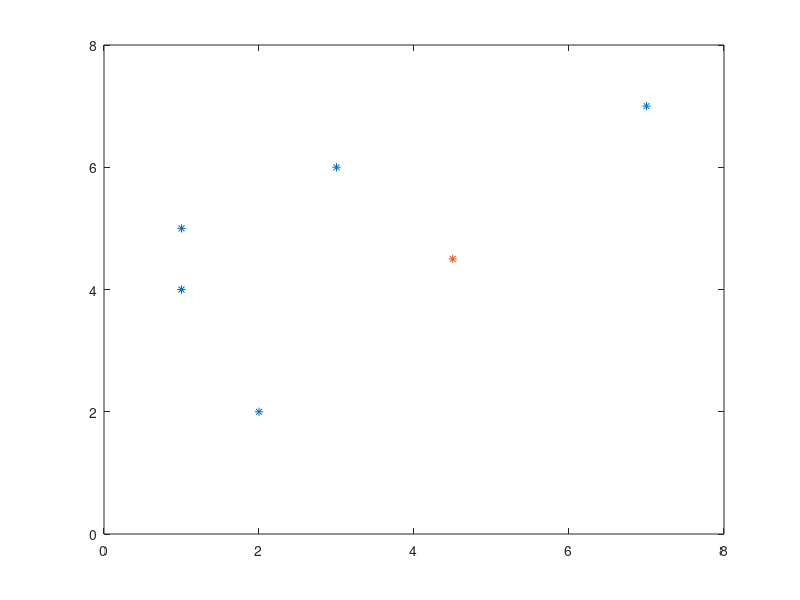

This figure's MATLAB source:
% 8.feladat (mento helikopteres, sikozpont)
% sikozpont koordinatak
A = [1 4
    3 6
    1 5
    2 2
    7 7];
f = @(x) max(sqrt(sum((A-x).^2, 2)));
x = fminsearch(f, [3 3])
plot(A(:, 1), A(:, 2), '*', x(1), x(2), '*')
axis([0 8 0 8])
